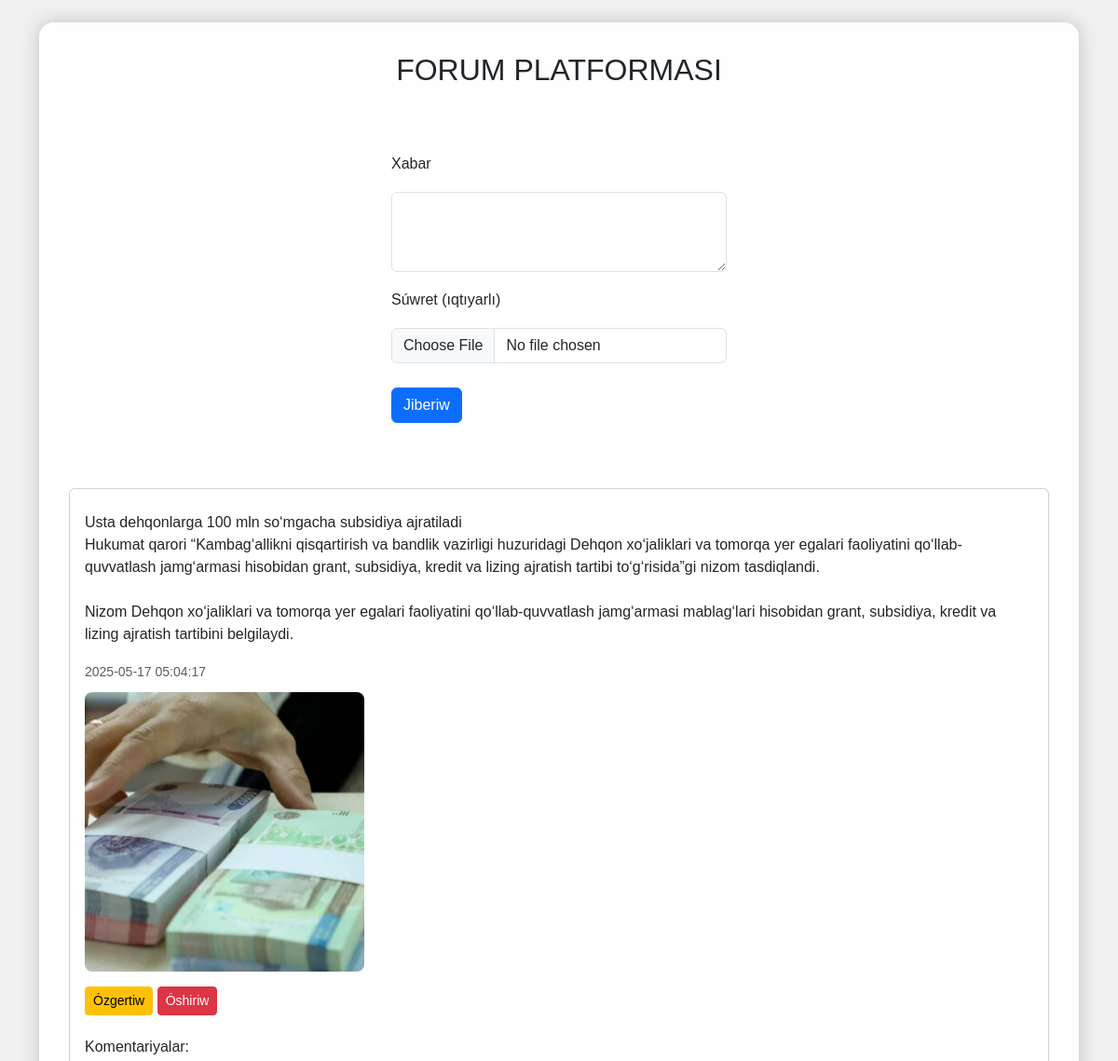
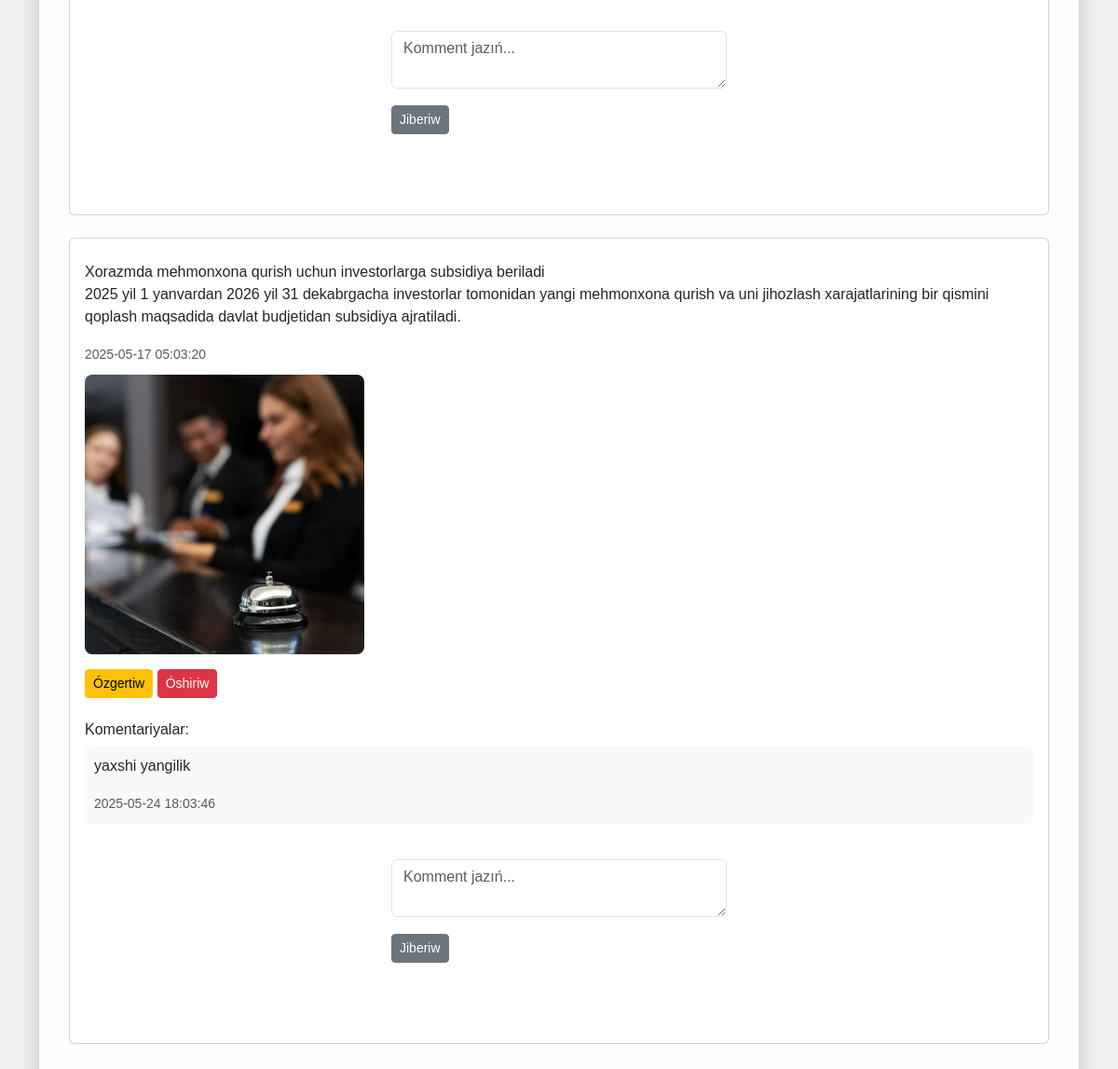
Page /pages/forum.php (signed in) on the committed database (2 pictures, top to bottom).
### tables this page shows
CREATE TABLE `posts` (
  `id` int NOT NULL,
  `user_id` int DEFAULT NULL,
  `content` text,
  `created_at` timestamp NULL DEFAULT CURRENT_TIMESTAMP
);

CREATE TABLE `post_images` (
  `id` int NOT NULL,
  `post_id` int DEFAULT NULL,
  `image_path` varchar(255) DEFAULT NULL
);

CREATE TABLE `comments` (
  `id` int NOT NULL,
  `post_id` int NOT NULL,
  `user_id` int NOT NULL,
  `content` text NOT NULL,
  `created_at` timestamp NULL DEFAULT CURRENT_TIMESTAMP
);

### pages/forum.php (the view, shortened to what this page needs)
<?php
include('../includes/db.php');
$user_id = $_SESSION['user_id'];
?>
<!DOCTYPE html>
<html lang="uz">
<head>
    <link href="https://cdn.jsdelivr.net/npm/bootstrap@5.3.0/dist/css/bootstrap.min.css" rel="stylesheet">
</head>
<body>
<div class="container py-4">
    <div class="overlay">
        <h2 class="text-center mb-4">FORUM PLATFORMASI</h2>
        <form action="../actions/post_message.php" method="POST" enctype="multipart/form-data">
            <label for="content" class="form-label">Xabar</label>
            <textarea name="content" id="content" class="form-control" rows="3" required></textarea>
            <label for="image" class="form-label mt-2">Súwret (ıqtıyarlı)</label>
            <input type="file" name="image" id="image" class="form-control" accept="image/*">
            <button type="submit" class="btn btn-primary mt-3">Jiberiw</button>
        </form>
        <?php
        $posts = $conn->query("SELECT p.id, p.content, p.created_at, p.user_id, u.username
                               FROM posts p
                               JOIN users u ON p.user_id = u.id
                               ORDER BY p.created_at DESC");
        while ($row = $posts->fetch_assoc()):
            $post_id = $row['id'];
        ?>
        <div class="card my-4">
            <div class="card-body">
                <p><?= nl2br(htmlspecialchars($row['content'])) ?></p>
                <small class="text-muted"><?= $row['created_at'] ?></small>
                <?php
                $images = $conn->query("SELECT image_path FROM post_images WHERE post_id = $post_id");
                while ($img = $images->fetch_assoc()):
                ?>
                    <img src="../<?= htmlspecialchars($img['image_path']) ?>" class="post-image" alt="Post rasmi">
                <?php endwhile; ?>
                <?php if ($row['user_id'] == $user_id): ?>
                    <div class="mt-3">
                        <a href="../actions/edit_post.php?id=<?= $post_id ?>" class="btn btn-warning btn-sm">Ózgertiw</a>
                        <a href="../actions/delete_post.php?id=<?= $post_id ?>" class="btn btn-danger btn-sm"
                           onclick="return confirm('Usı posttı óshiresizbe ?')">Óshiriw</a>
                    </div>
                <?php endif; ?>
                <div class="comments mt-4">
                    <h6>Komentariyalar:</h6>
                    <?php
                    $comments = $conn->query("SELECT c.content, c.created_at, u.username
                                              FROM comments c
                                              JOIN users u ON c.user_id = u.id
                                              WHERE c.post_id = $post_id
                                              ORDER BY c.created_at ASC");
                    while ($comment = $comments->fetch_assoc()):
                    ?>
                        <div class="comment mb-2">
                            <p><?= nl2br(htmlspecialchars($comment['content'])) ?></p>
                            <small class="text-muted"><?= $comment['created_at'] ?></small>
                        </div>
                    <?php endwhile; ?>
                </div>
                <form action="../actions/post_comment.php" method="POST" class="mt-2">
                    <textarea name="content" class="form-control" rows="2" placeholder="Komment jazıń..." required></textarea>
                    <button type="submit" class="btn btn-secondary btn-sm mt-2">Jiberiw</button>
                </form>
            </div>
        </div>
        <?php endwhile; ?>
    </div>
</div>
</body>
</html>

### pages/forum.php (style rules this page uses)
body { font-family: Arial; background: #f0f0f0; margin: 0; padding: 0; }
form { max-width: 400px; margin: 50px auto; padding: 20px; background: white; border-radius: 8px; }
input, textarea { width: 100%; padding: 10px; margin: 10px 0; }
button { padding: 10px 20px; background: #007bff; color: white; border: none; cursor: pointer; }
.post-image { width: 300px; height: 300px; object-fit: cover; border-radius: 8px; display: block; margin: 10px 0; }
.comment { background: #f8f9fa; padding: 10px; border-radius: 8px; }
.overlay { background: rgba(255, 255, 255, 0.95); padding: 2rem; border-radius: 1rem; box-shadow: 0 0 20px rgba(0,0,0,0.2); }

### rows in the picture
posts: content "Usta dehqonlarga 100 mln so‘mgacha subsidiya ajratiladi Hukumat qarori “Kambag‘allikni qisqartirish va bandlik vazirligi huzuridagi Dehqon xo‘jaliklari va tomorqa yer egalari faoliyatini qo‘llab-quvvatlash jamg‘armasi hisobidan grant, subsidiya, kredit va lizing ajratish tartibi to‘g‘risida”gi nizom tasdiqlandi. Nizom Dehqon xo‘jaliklari va tomorqa yer egalari faoliyatini qo‘llab-quvvatlash jamg‘armasi mablag‘lari hisobidan grant, subsidiya, kredit va lizing ajratish tartibini belgilaydi.", created_at "2025-05-17 05:04:17"
post_images: image_path (picture)
posts: content "Xorazmda mehmonxona qurish uchun investorlarga subsidiya beriladi 2025 yil 1 yanvardan 2026 yil 31 dekabrgacha investorlar tomonidan yangi mehmonxona qurish va uni jihozlash xarajatlarining bir qismini qoplash maqsadida davlat budjetidan subsidiya ajratiladi.", created_at "2025-05-17 05:03:20"
post_images: image_path (picture)
comments: content "yaxshi yangilik", created_at "2025-05-24 18:03:46"
